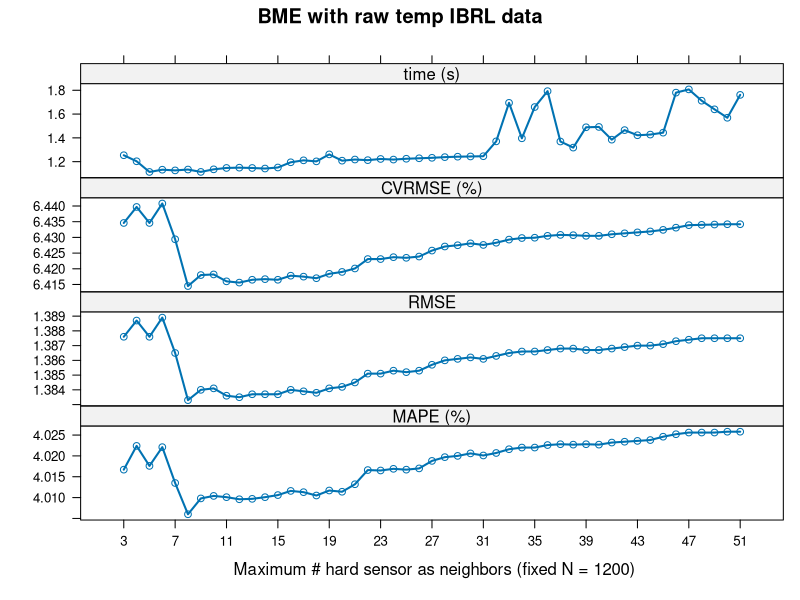
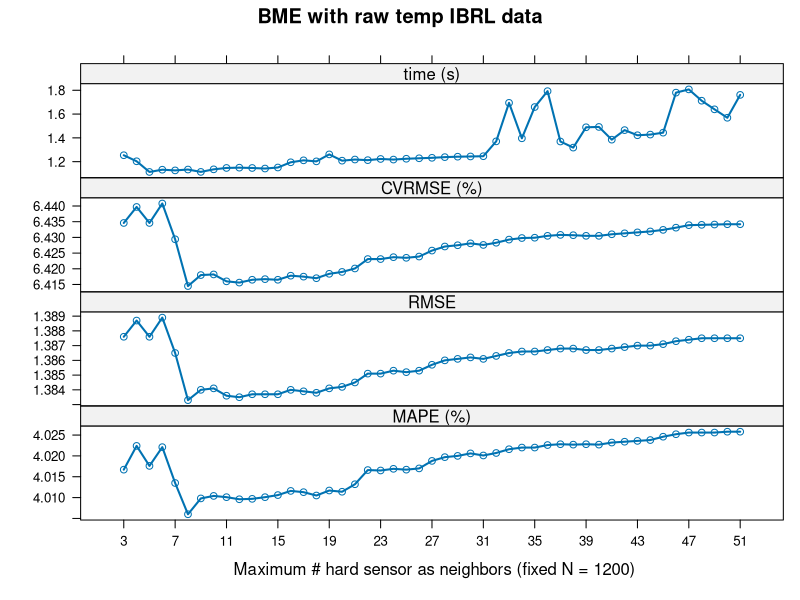
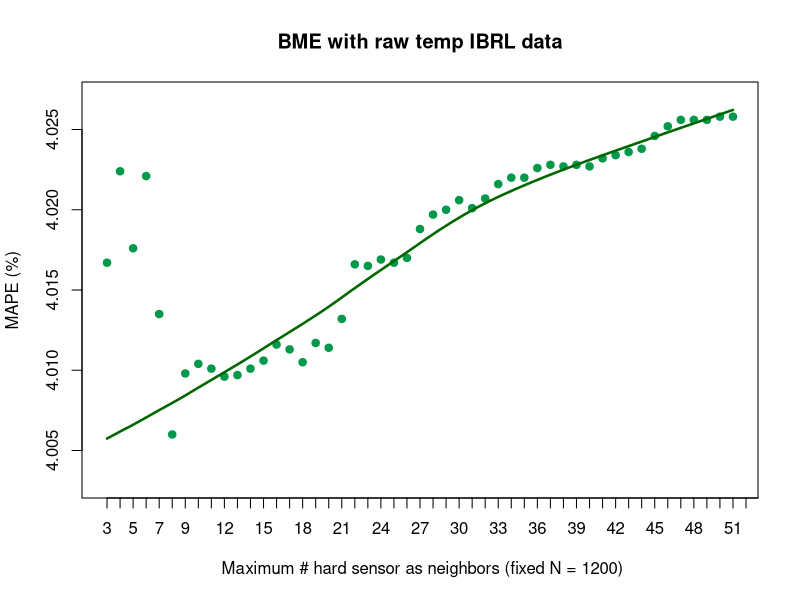
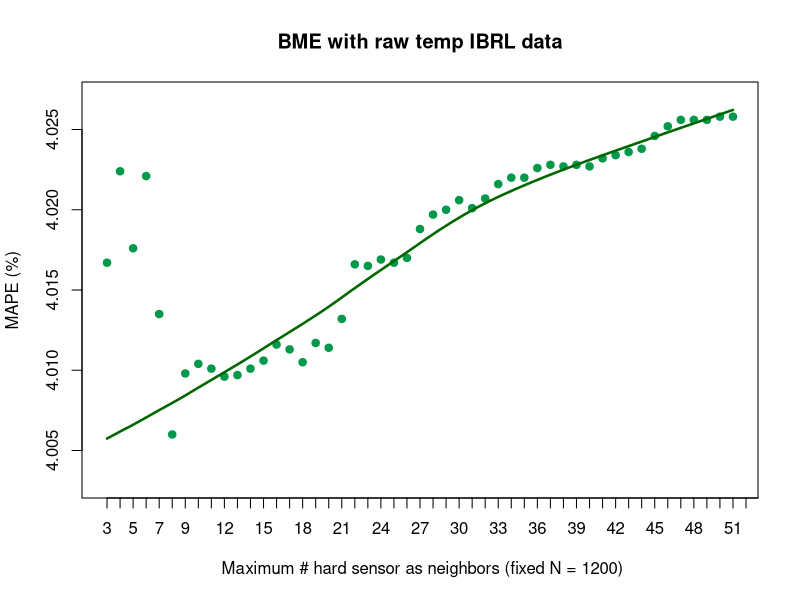

These charts were generated, in order, by the following R code:
df <- read.table("fig2.csv", sep=",", head=F)
names(df)[2:5] = c("MAPE", "RMSE", "CVRMSE", "time")

## op1 

library("ggplot2")
library("lattice")
library("reshape")
dat.m <- melt(df, measure.vars = c("MAPE","RMSE","CVRMSE", "time"))
levels(dat.m$variable) = c("MAPE (%)", "RMSE", "CVRMSE (%)", "time (s)")
xyplot(value~V1|variable, data = dat.m, layout = c(1,(ncol(df))-1), lwd=2, pch=1, type="b",scales = list(y = list(relation = "free", rot=0), x = list(at= seq(3,53,4))), xlab =" Maximum # hard sensor as neighbors (fixed N = 1200)", ylab="", main="BME with raw temp IBRL data")

dev.off()
svg(filename="fig2-opt1.svg", width = 12, height = 8, pointsize = 12)
xyplot(value~V1|variable, data = dat.m, layout = c(1,(ncol(df))-1), lwd=2, pch=1, type="b",scales = list(y = list(relation = "free", rot=0), x = list(at= seq(3,53,4))), xlab =" Maximum # hard sensor as neighbors (fixed N = 1200)", ylab="", main="BME with raw temp IBRL data")
dev.off()

## op2

plot(df$V1, df$MAPE,ylab ="MAPE (%)", xlab =" Maximum # hard sensor as neighbors (fixed N = 1200)"
, main="BME with raw temp IBRL data", ylim = c(4.003,4.027)
, col="#00994C", pch = 19, xaxt="n"
)
axis(1, at = 3:53)
with(df, lines(loess.smooth(V1, MAPE),col = "#006600", lwd=2.5))


dev.off()
svg(filename="fig2-opt2.svg", width = 12, height = 8, pointsize = 12)
plot(df$V1, df$MAPE,ylab ="MAPE (%)", xlab =" Maximum # hard sensor as neighbors (fixed N = 1200)"
     , main="BME with raw temp IBRL data", ylim = c(4.003,4.027)
     , col="#00994C", pch = 19, xaxt="n"
)
axis(1, at = 3:53)
with(df, lines(loess.smooth(V1, MAPE),col = "#006600", lwd=2.5))

dev.off()
